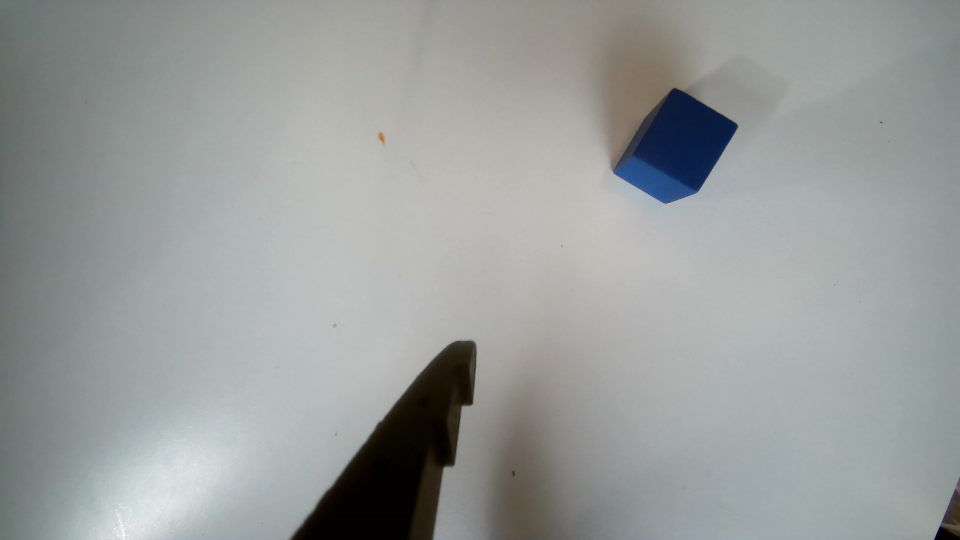
#> input picture scripts/cubePOV.jpg, 1920 x 1080 px, given in place of the camera (shown at 1/2 size)
$ python calibrate_colors.py
#> lines starting #> are read from the running program, lines starting #| are printed output that depends on the picture; after the words box and inside, x2 and y2 are one past the last pixel; in counts of white or black regions, pixels touching at a corner belong together
import argparse
import json
import sys
from pathlib import Path

import cv2
import numpy as np

"to detect run in the terminal python calibrate_colors.py --device"
"to save the detected colors to json file press S and to quit the instance Q"

MIN_PIXELS = 800  # minimum pixels in the largest blob to count as a real object


_KERNEL = cv2.getStructuringElement(cv2.MORPH_ELLIPSE, (7, 7))

COLOR_RANGES = [
    ("red",    [(0, 10), (170, 179)], 90,  60),
    ("orange", [(11, 22)],            130, 60),  # tighter hue + high saturation
    ("yellow", [(23, 38)],            90,  60),
    ("green",  [(39, 85)],            60,  50),
    ("blue",   [(86, 130)],           60,  50),
    ("purple", [(131, 160)],          80,  50),  # tighter hue + higher saturation
]

# BGR color for each label's dot/text overlay
LABEL_COLOR_BGR = {
    "red":    (0,   0,   220),
    "orange": (0,   140, 255),
    "yellow": (0,   220, 220),
    "green":  (0,   200, 0),
    "blue":   (220, 80,  0),
    "purple": (180, 0,   180),
}


Detection = tuple[str, tuple[int, int], int, int, int]  # label, centroid, r, g, b


def detect_all(frame_bgr: np.ndarray) -> list[Detection]:
    """Return one detection per color range that has enough pixels in the frame."""
    hsv = cv2.cvtColor(frame_bgr, cv2.COLOR_BGR2HSV)
    fh, fw = frame_bgr.shape[:2]
    results: list[Detection] = []

    for label, hue_bands, s_min, v_min in COLOR_RANGES:
        mask = np.zeros((fh, fw), dtype=np.uint8)
        for h_lo, h_hi in hue_bands:
            m = cv2.inRange(hsv,
                            np.array([h_lo, s_min, v_min]),
                            np.array([h_hi, 255, 255]))
            mask = cv2.bitwise_or(mask, m)

        # remove noise: keep only solid blobs
        mask = cv2.morphologyEx(mask, cv2.MORPH_OPEN, _KERNEL)

        # use only the largest connected blob
        n, labels, stats, _ = cv2.connectedComponentsWithStats(mask, connectivity=8)
        if n < 2:
            continue
        largest = 1 + np.argmax(stats[1:, cv2.CC_STAT_AREA])
        if stats[largest, cv2.CC_STAT_AREA] < MIN_PIXELS:
            continue
        mask = np.uint8(labels == largest) * 255

        M = cv2.moments(mask)
        if M["m00"] == 0:
            continue
        cx = int(M["m10"] / M["m00"])
        cy = int(M["m01"] / M["m00"])
        cx = min(max(cx, 0), fw - 1)
        cy = min(max(cy, 0), fh - 1)

        b_val, g_val, r_val = frame_bgr[cy, cx]
        results.append((label, (cx, cy), int(r_val), int(g_val), int(b_val)))

    return results


def draw_frame(frame_bgr: np.ndarray, detections: list[Detection]) -> np.ndarray:
    vis = frame_bgr.copy()
    fw = vis.shape[1]

    for label, (cx, cy), _, _, _ in detections:
        dot_bgr = LABEL_COLOR_BGR.get(label, (255, 255, 255))

        # dot at centroid
        cv2.circle(vis, (cx, cy), 7, dot_bgr, -1)
        cv2.circle(vis, (cx, cy), 8, (0, 0, 0), 1)

        # label next to dot
        cv2.putText(vis, label, (cx + 10, cy + 6),
                    cv2.FONT_HERSHEY_SIMPLEX, 0.65, (0, 0, 0), 3, cv2.LINE_AA)
        cv2.putText(vis, label, (cx + 10, cy + 6),
                    cv2.FONT_HERSHEY_SIMPLEX, 0.65, dot_bgr, 1, cv2.LINE_AA)

    # bottom bar: list all detected colors
    if detections:
        summary = "  |  ".join(
            f"{lbl}  RGB({r},{g},{b})" for lbl, _, r, g, b in detections
        )
    else:
        summary = "no color detected"

    bar_y = vis.shape[0] - 30
    cv2.rectangle(vis, (0, bar_y - 20), (fw, vis.shape[0]), (30, 30, 30), -1)
    cv2.putText(vis, summary, (8, vis.shape[0] - 8),
                cv2.FONT_HERSHEY_SIMPLEX, 0.45, (220, 220, 220), 1, cv2.LINE_AA)

    return vis


def detections_to_dict(detections: list[Detection]) -> dict:
    return {label: {"r": r, "g": g, "b": b} for label, _, r, g, b in detections}


def save_dict(color_dict: dict, path: Path) -> None:
    with open(path, "w") as f:
        json.dump(color_dict, f, indent=4)
    print(f"Saved {len(color_dict)} colors to {path.resolve()}")
    print(color_dict)


def main():
    parser = argparse.ArgumentParser()
    parser.add_argument("--device", type=int, default=0)
    parser.add_argument("--output", type=str, default="detected_colors.json")
    args = parser.parse_args()

    output_path = Path(args.output)

    cap = cv2.VideoCapture(args.device)
    if not cap.isOpened():
        sys.exit(f"[error] could not open camera device {args.device}")
    cap.set(cv2.CAP_PROP_FRAME_WIDTH, 640)
    cap.set(cv2.CAP_PROP_FRAME_HEIGHT, 480)

    print("Color detection running -- S to save dict  Q to quit")

    color_dict: dict = {}

    while True:
        ret, frame = cap.read()
#> frame is the input picture: shape (1080, 1920, 3); mean B, G, R 154.8, 156.3, 152.3
        if not ret:
            continue

        detections = detect_all(frame)
#> in detect_all, `hsv = cv2.cvtColor(frame_bgr, cv2.COLOR_BGR2HSV)`: hsv: shape (1080, 1920, 3); mean H, S, V 66.5, 21.8, 158.1
#> the loop in detect_all, `for label, hue_bands, s_min, v_min in COLOR_RANGES:` made 6 passes
#> (b_val, g_val, r_val) on pass 5: (66, 28, 10)
#> after the loop in detect_all, `for label, hue_bands, s_min, v_min in COLOR_RANGES:`: mask: shape (1080, 1920); every value is 0
#> after the loop in detect_all, `for label, hue_bands, s_min, v_min in COLOR_RANGES:`: results = [('blue', (1353, 299), 10, 28, 66)]
#> detections = [('blue', (1353, 299), 10, 28, 66)]
        color_dict = detections_to_dict(detections)
#> color_dict = 1 item
        vis = draw_frame(frame, detections)
#> the loop in draw_frame, `for label, (cx, cy), _, _, _ in detections:` made 1 pass
#> (label, cx, cy, dot_bgr) on pass 1: ('blue', 1353, 299, (220, 80, 0))
#> after the loop in draw_frame, `for label, (cx, cy), _, _, _ in detections:`: vis: shape (1080, 1920, 3); 0.04% of pixels changed, all inside (x1, y1, x2, y2) = (1345, 289, 1407, 309)
#> in draw_frame, `cv2.rectangle(vis, (0, bar_y - 20), (fw, vis.shape[0]), (30, 30, 30), ..`:
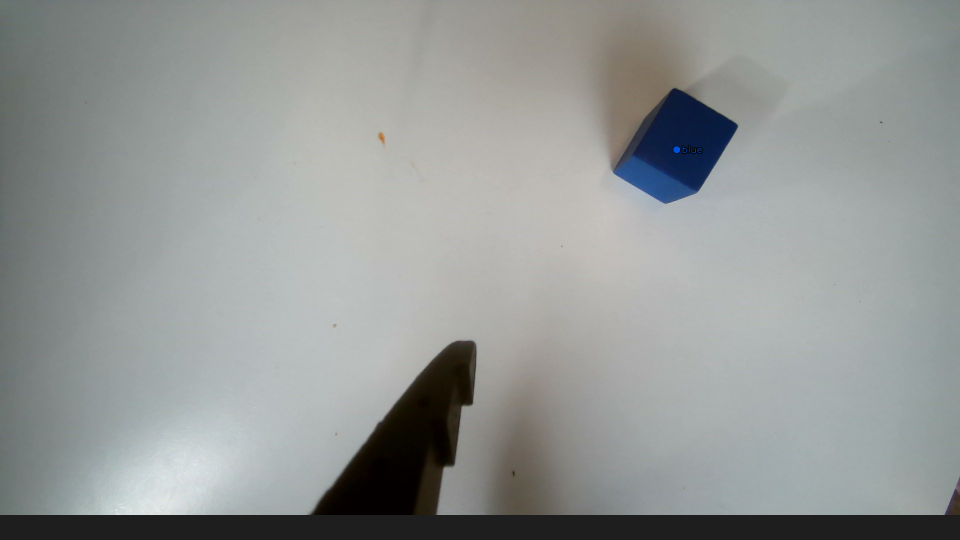
#> vis: shape (1080, 1920, 3) (shown at 1/2 size); mean B, G, R 150.1, 151.5, 147.8
#> in draw_frame, `cv2.putText(vis, summary, (8, vis.shape[0] - 8), cv2.FONT_HERSHEY_SIMP..`: vis: shape (1080, 1920, 3); 0.05% of pixels changed, all inside (x1, y1, x2, y2) = (8, 1060, 155, 1077)

        cv2.imshow("Color Detection -- S save  Q quit", vis)
        key = cv2.waitKey(1) & 0xFF
#> (key q is pressed here)
        if key == ord('s'):
            save_dict(color_dict, output_path)
        elif key == ord('q'):
            break

    cap.release()
    cv2.destroyAllWindows()

    if color_dict:
        save_dict(color_dict, output_path)
#| Saved 1 colors to detected_colors.json
#| {'blue': {'r': 10, 'g': 28, 'b': 66}}


if __name__ == "__main__":
    main()
